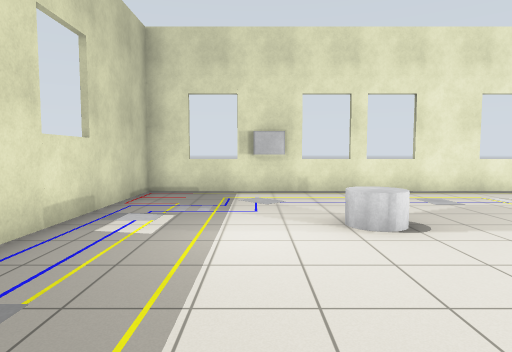
[1] (above)

14 first-person views from a walk through a world built for the Gazebo simulator. The camera is 1.2 m above the floor, tilts 4° down and sees 75° across. The floor is counted in squares, 1 m on a side. Each view is taken from the middle of a square. On the plan, view 1 faces up. The plan holds only what a view shows up to about 14 squares ahead; the rest is blank. Simple shapes stand in for some stock models.

[2]
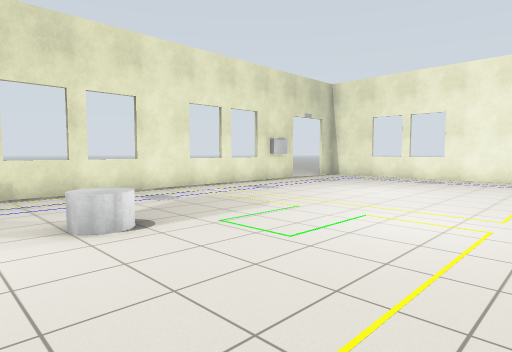

[3]
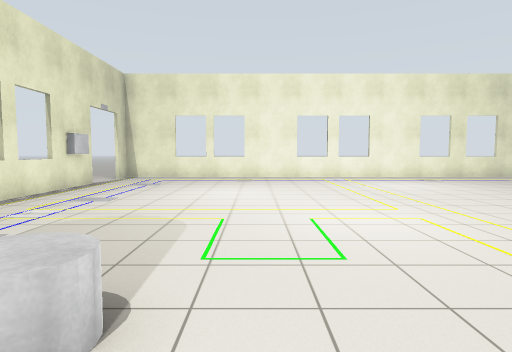

[4]
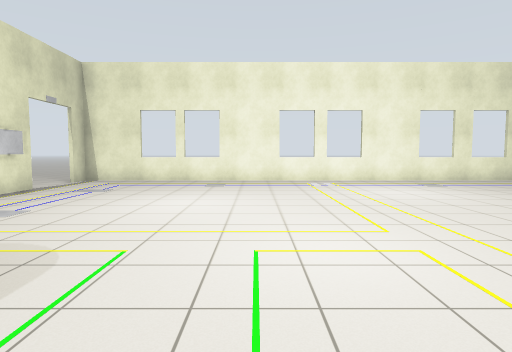

[5]
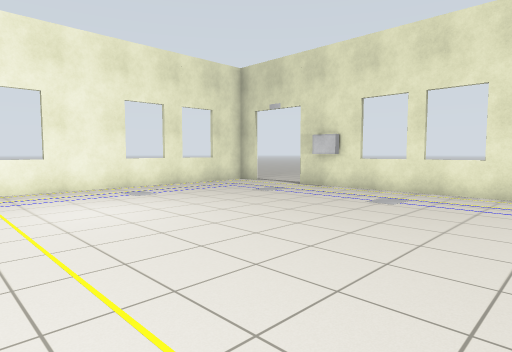

[6]
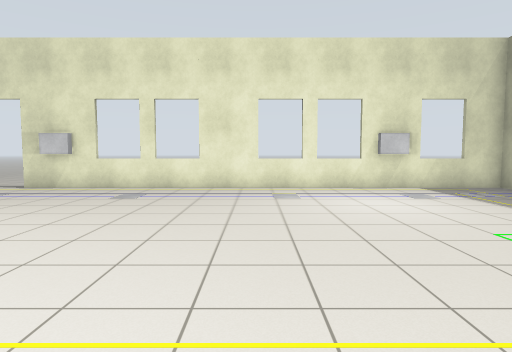

[7]
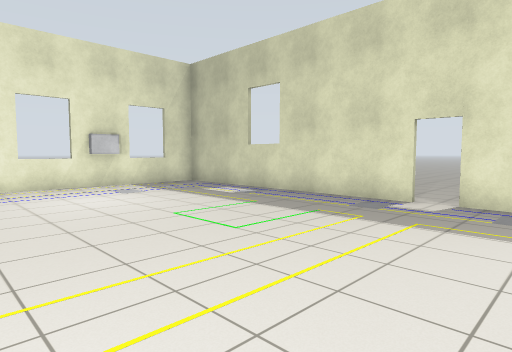

[8]
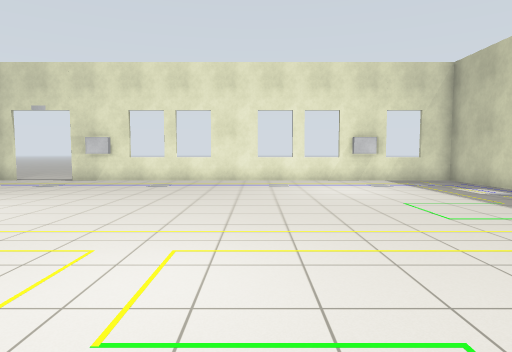

[9]
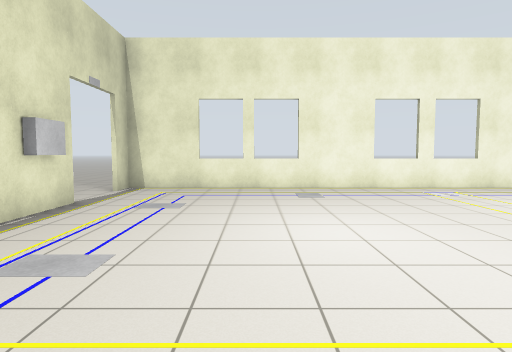

[10]
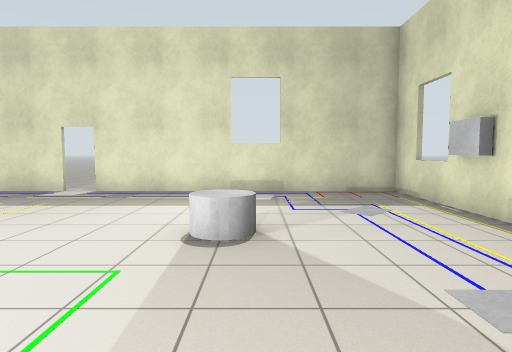

[11]
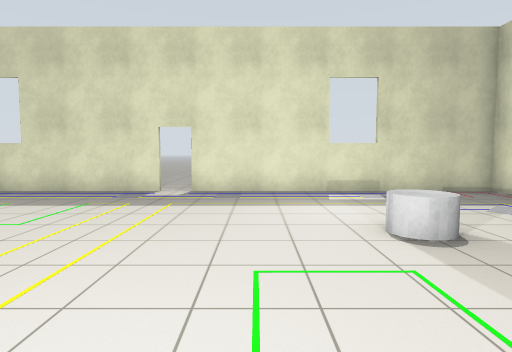

[12]
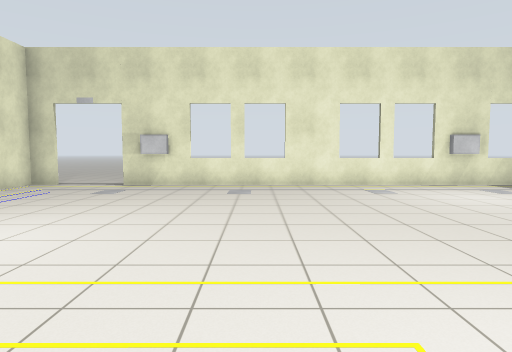

[13]
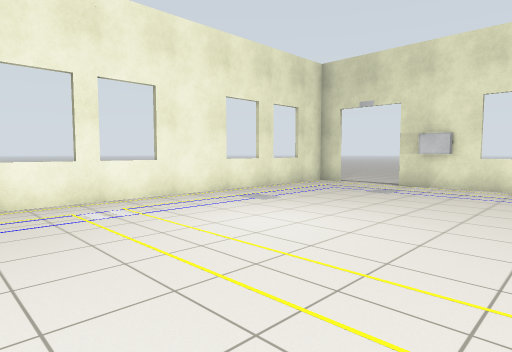

[14]
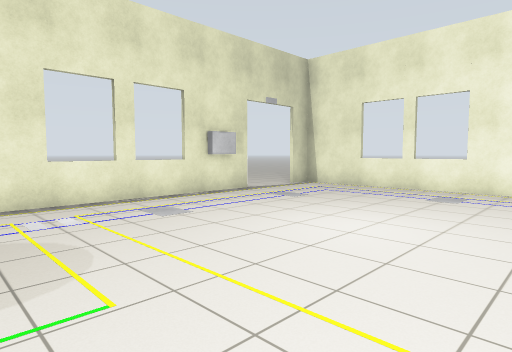

### Floor plan
Points are (right, up) in squares from view 1. A wall is a line through its corners. A room is listed if a view was taken in it or the views show most of it. See-through windows are left out.
Room 1 (views 1, 2, 3, 4, 5, 6, 7, 8, 9, 10, 11, 12, 13, 14)
walls: (-3.4, 0.1) (-3.4, -9.4) (13, -9.4); (13, 10.3) (-3.4, 10.3) (-3.4, 1); (16.3, -9.4) (16.3, 10.3)
ways out: open door at (14.2, -9.4); open door at (14.2, 10.4); gap at (-3, 0.5)
objects: cabinet (0, -9); cabinet (0, 10); grey cylinder (2, 5) to (2, 6); cabinet (12, -9); cabinet (12, 10)

Positions as (right, up) in squares from view 1, and headings:
1: (0, 0), facing up
2: (0, 0), facing up-right
3: (0, 4), facing right
4: (2, 3), facing right
5: (5, 1), facing down-right
6: (5, 2), facing down
7: (5, 3), facing down-left
8: (5, 5), facing down
9: (5, 6), facing right
10: (7, 6), facing left
11: (7, 3), facing left
12: (8, 3), facing down
13: (8, 3), facing down-right
14: (5, 2), facing up-right
